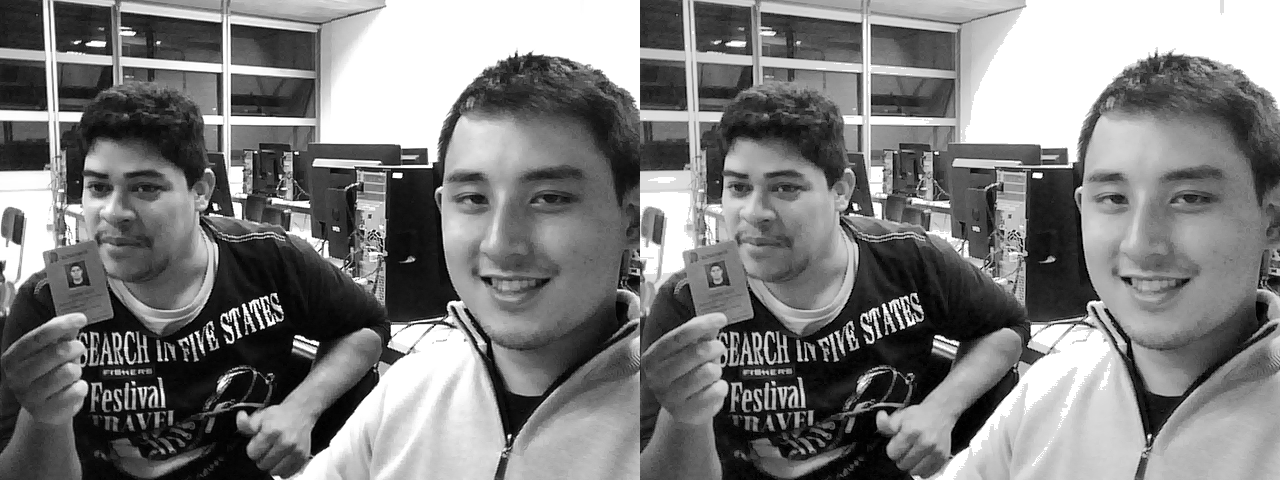
#> input picture assets/relatorio_4/fotos/normal_and_equalizer.png, 1280 x 480 px, found by its file name
$ python Ex1_Equal_histogram.py
#> lines starting #> are read from the running program, lines starting #| are printed output that depends on the picture
import numpy as np
import cv2 as cv
from matplotlib import pyplot as plt

img = cv.imread('normal_and_equalizer.png', cv.IMREAD_GRAYSCALE)
#> img is the input picture: shape (480, 1280); min 0, max 255, mean 124.5
assert img is not None, "file could not be read, check with os.path.exists()"
hist,bins = np.histogram(img.flatten(),256,[0,256])
#> hist = 256 values, max 76050 at index 255, min 260 at index 244, mean 2400; bins = 257 values from 0 to 256
cdf = hist.cumsum()
#> cdf = 256 values from 365 to 614400
cdf_normalized = cdf * float(hist.max()) / cdf.max()
#> cdf_normalized = 256 values from 45.18 to 76050
equ = cv.equalizeHist(img)
res = np.hstack((img,equ)) #stacking images side-by-side
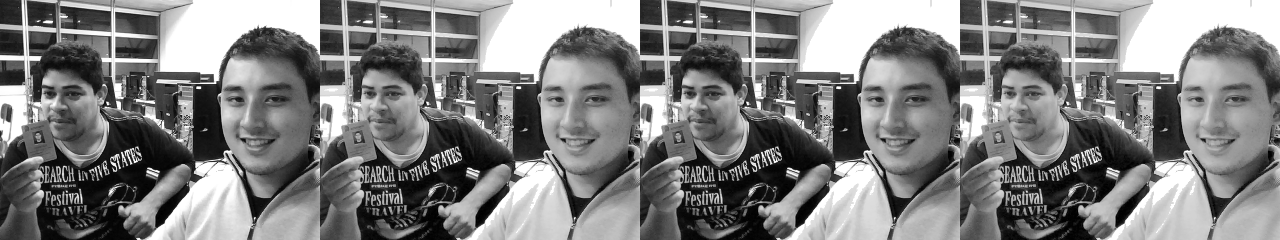
#> res: shape (480, 2560) (shown at 1/2 size); min 0, max 255, mean 127.2
cv.imshow('res',res)
k = cv.waitKey(0)
#> (key x is pressed here)
if k == ord('x'):
    cv.imwrite('normal.jpeg', res)

plt.plot(cdf_normalized, color = 'b')
plt.hist(img.flatten(),256,[0,256], color = 'r')
plt.xlim([0,256])
plt.legend(('cdf','histogram'), loc = 'upper left')
plt.savefig('histogram.png')
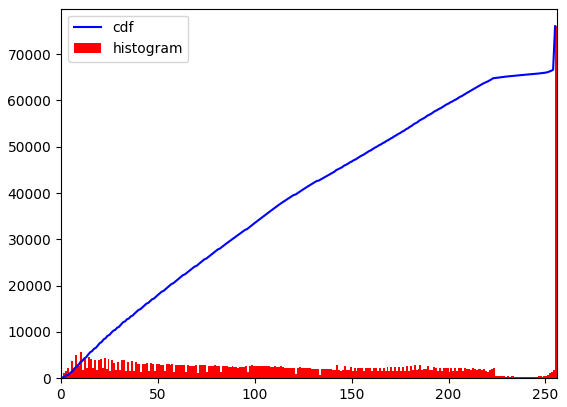
#> figure drawn by matplotlib, 1 panel; tallest bar 76050 high, from x = 255 to 256; curve peaks at x = 255, y = 76050
plt.show()

plt.plot(cdf_normalized, color = 'g')
plt.hist(equ.flatten(),256,[0,256], color = 'r')
plt.xlim([0,256])
plt.legend(('cdf','histogram'), loc = 'upper left')
plt.savefig('histogram_equalized.png')
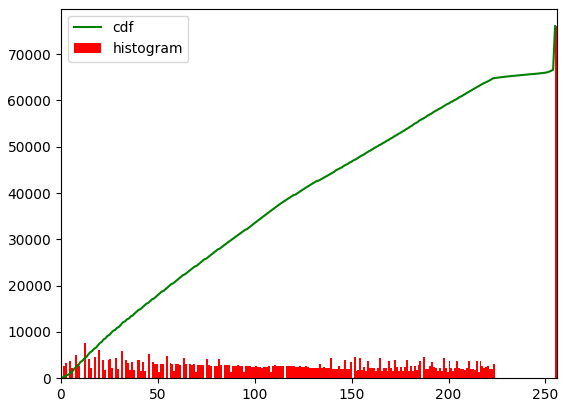
#> figure drawn by matplotlib, 1 panel; tallest bar 76050 high, from x = 255 to 256; curve peaks at x = 255, y = 76050
plt.show()

cv.destroyAllWindows()

$ run again, with assets/relatorio_4/fotos/chico_foto_histogram.png copied over assets/relatorio_4/fotos/normal_and_equalizer.png
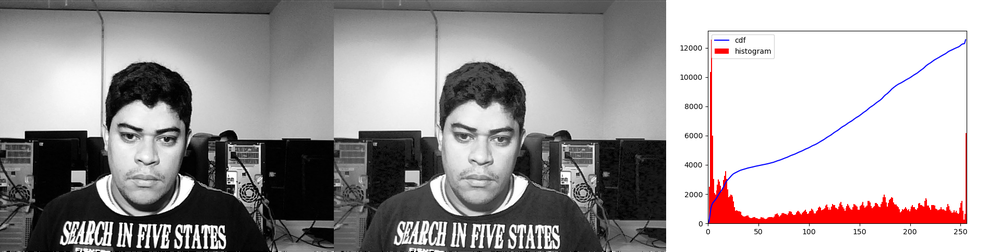
#> input picture assets/relatorio_4/fotos/chico_foto_histogram.png, 1000 x 252 px, shrunk from 1917 x 483 before the run, found by its file name
#> hist = 256 values, max 73444 at index 255, min 394 at index 82, mean 984.4; bins = 257 values from 0 to 256
#> cdf = 256 values from 727 to 252000
#> cdf_normalized = 256 values from 211.9 to 73444
#> `res = np.hstack((img,equ))`:
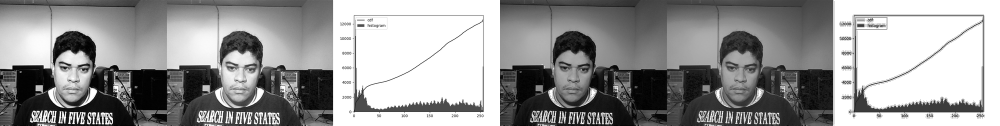
#> res: shape (252, 2000) (shown at 1/2 size); min 0, max 255, mean 150.2
#> `plt.savefig('histogram.png')`:
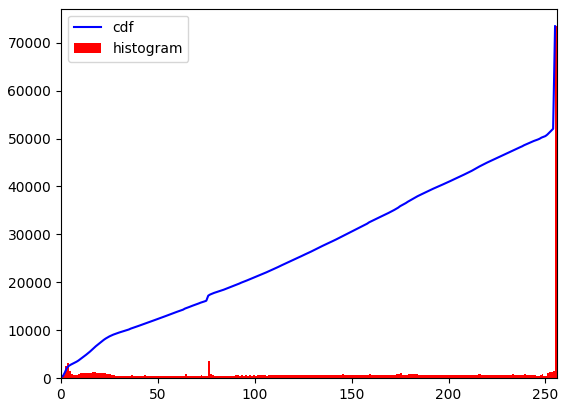
#> figure drawn by matplotlib, 1 panel; tallest bar 73444 high, from x = 255 to 256; curve peaks at x = 255, y = 73444

$ run again, with assets/relatorio_4/fotos/leo_foto_histogram.png copied over assets/relatorio_4/fotos/normal_and_equalizer.png
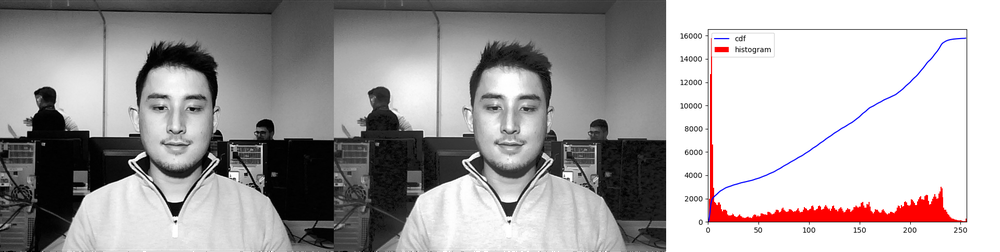
#> input picture assets/relatorio_4/fotos/leo_foto_histogram.png, 1000 x 252 px, shrunk from 1917 x 483 before the run, found by its file name
#> hist = 256 values, max 72694 at index 255, min 403 at index 247, mean 984.4; bins = 257 values from 0 to 256
#> cdf = 256 values from 505 to 252000
#> cdf_normalized = 256 values from 145.7 to 72694
#> `res = np.hstack((img,equ))`:
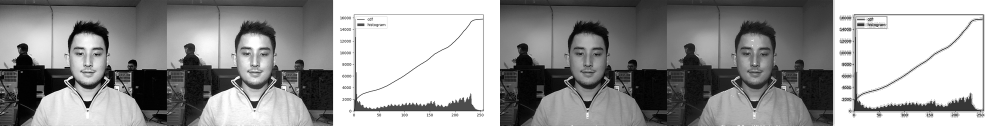
#> res: shape (252, 2000) (shown at 1/2 size); min 0, max 255, mean 151.7
#> `plt.savefig('histogram.png')`:
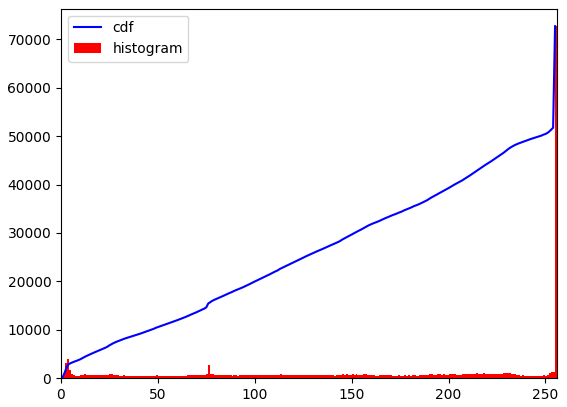
#> figure drawn by matplotlib, 1 panel; tallest bar 72694 high, from x = 255 to 256; curve peaks at x = 255, y = 72694
